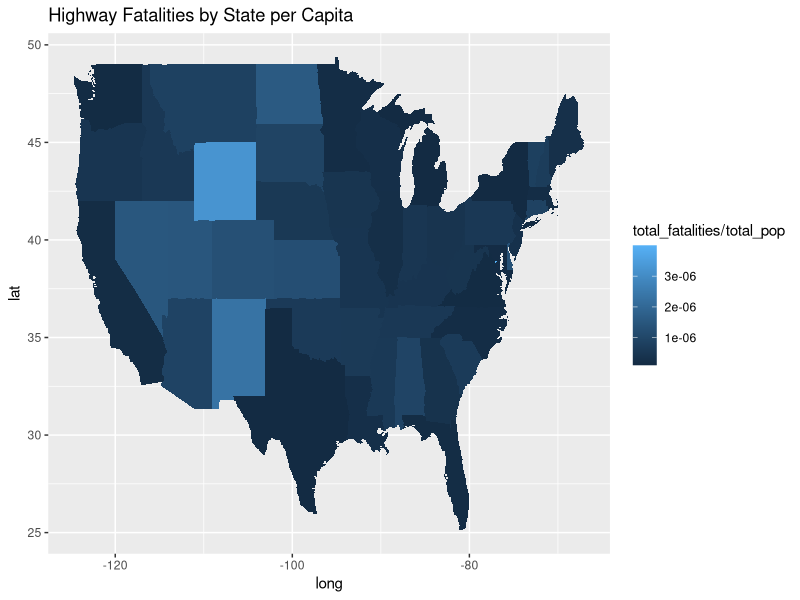
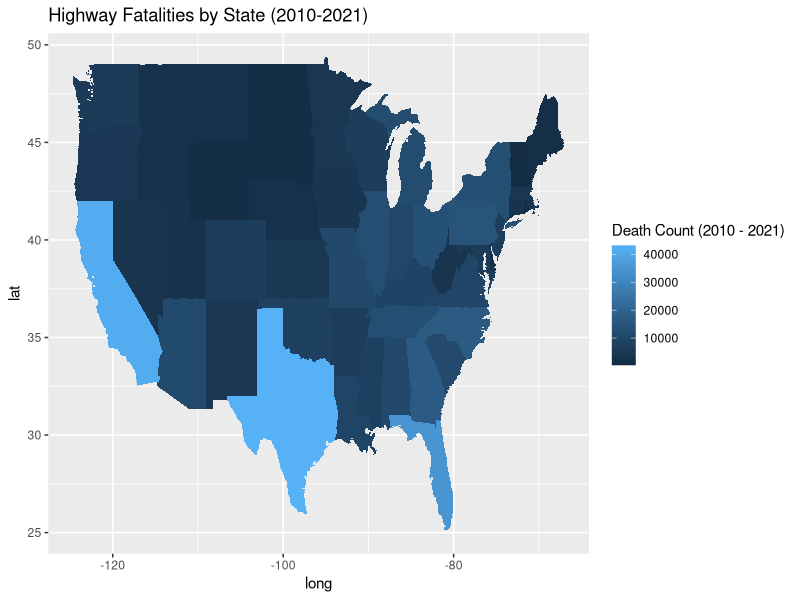
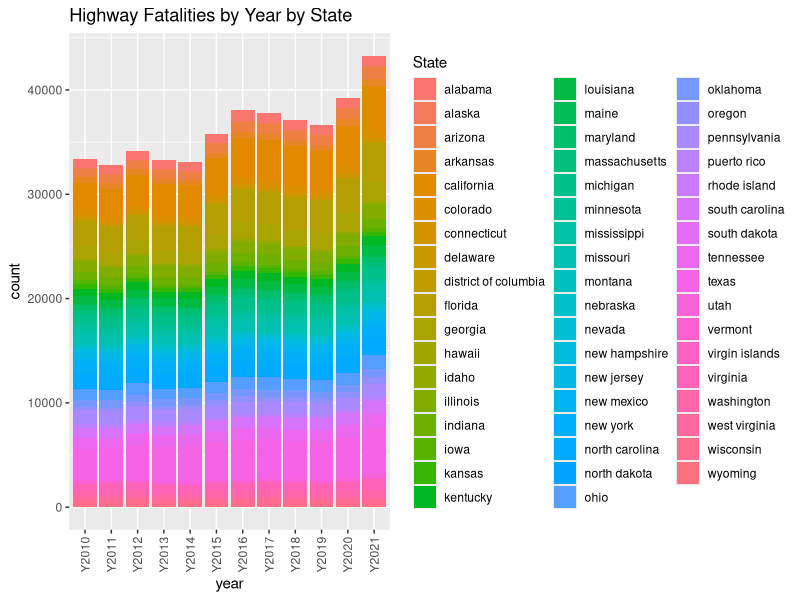
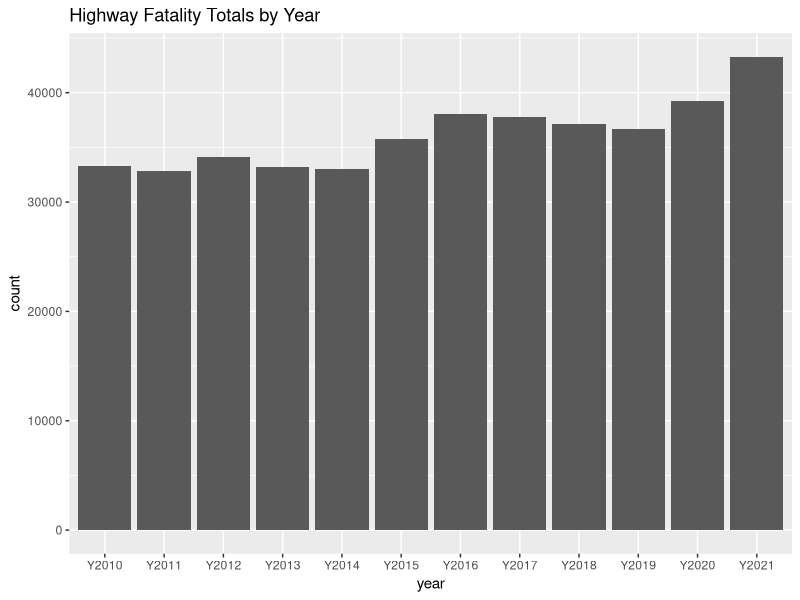
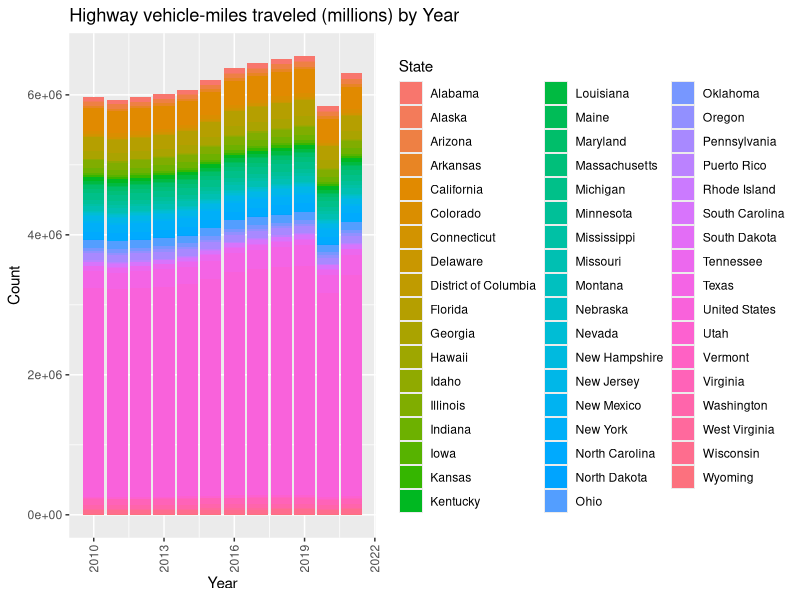
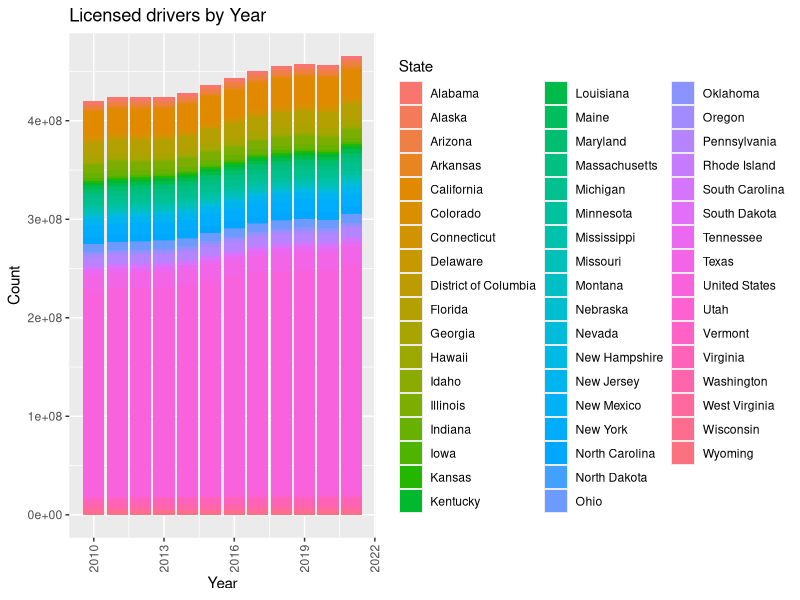
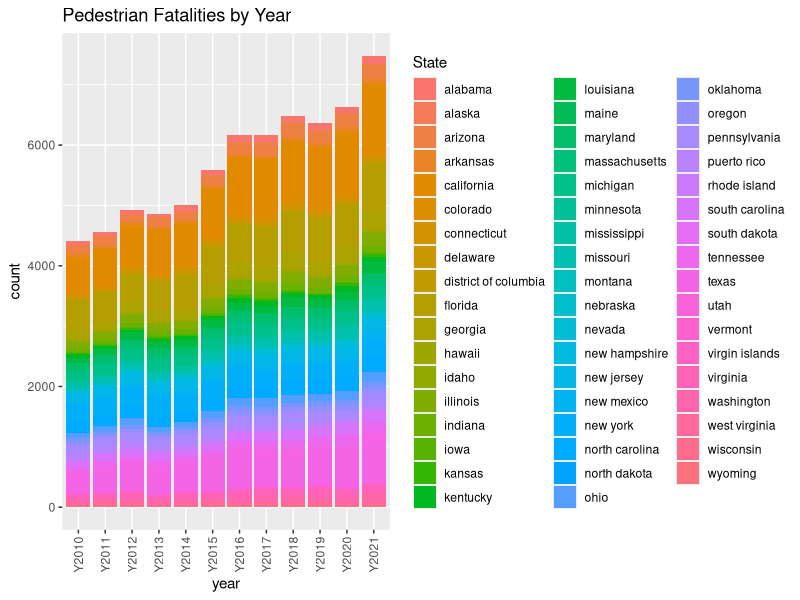
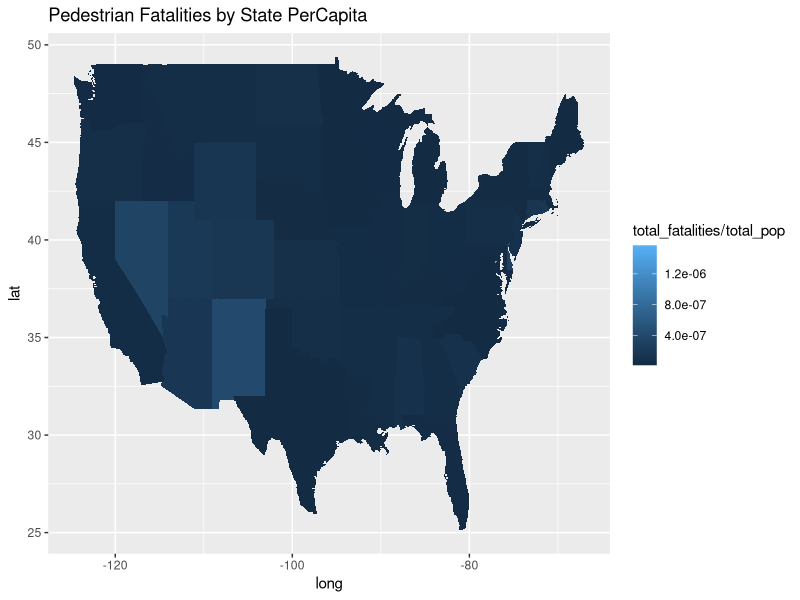

The R script that drew these images, in order: (Note: this script raises an error after producing the figures.)
## ---- chunk 1
knitr::opts_chunk$set(echo = TRUE)
library(tidyverse)
library(dplyr)
## ---- chunk 2
# Datasets being used
hw <- read.csv("hw_fatal.csv")
head(hw)
## ---- chunk 3
# information about data set
summary(hw)
## ---- chunk 4
statePop <- read.csv("state_populations_2010-2021.csv", col.names = c("State", "Y2010","Y2011","Y2012","Y2013","Y2014","Y2015","Y2016","Y2017","Y2018","Y2019","Y2020","Y2021"))
head(statePop)
## ---- chunk 5
# information about dataset
summary(statePop)
## ---- chunk 6

hw_travel <- read.csv("vehicles_traveled_licensed_drivers_2010_2021.csv", col.names = c("State", "Type", "Year", "Count"))
head(hw_travel)
## ---- chunk 7
# information about dataset
summary(hw_travel)
## ---- chunk 8
# Cleaning data

## Fixing empty column name for Fatality Type, and making year column names start with a character
hw <-  read.csv("hw_fatal.csv", col.names = c("State","FatalityType","Y2010","Y2011","Y2012","Y2013","Y2014","Y2015","Y2016","Y2017","Y2018","Y2019","Y2020","Y2021","TotalFatalities"))

## Creating a seocnd dataset where there the whole country collectively is not included (just states and territories individually)
states <- hw %>% filter(State != "United States")
states$State <- tolower(states$State) # making joining with the map easier later on
## ---- chunk 9
head(states)

## Parse the fatality by year as a number, and not a character.
states <- states %>%
    mutate (
        Y2010 = parse_number(Y2010),
        Y2011 = parse_number(Y2011),
        Y2012 = parse_number(Y2012),
        Y2013 = parse_number(Y2013),
        Y2014 = parse_number(Y2014),
        Y2015 = parse_number(Y2015),
        Y2016 = parse_number(Y2016),
        Y2017 = parse_number(Y2017),
        Y2018 = parse_number(Y2018),
        Y2019 = parse_number(Y2019),
        Y2020 = parse_number(Y2020),
        Y2021 = parse_number(Y2021),
        TotalFatalities = parse_number(TotalFatalities)
    )
## ---- chunk 10
# information about data set
summary(states)
## ---- chunk 11
# Aadhi

# Initializing maps
state_map <- map_data("state")

colnames(state_map)[5] <- "State"   # making join easier

states_year <- states %>%        # Organizing by year and the count a numeric to plot
  pivot_longer(cols = Y2010:Y2021, 
               names_to = "year", 
               values_to = "count") %>% 
  mutate(`count` = as.numeric(`count`))

states_pops <- statePop %>%        # Organizing by year and the count a numeric to plot
  pivot_longer(cols = Y2010:Y2021, 
               names_to = "year", 
               values_to = "population") %>% 
  mutate(`population` = as.numeric(`population`))


states_pops$State <- tolower(states_pops$State)

temp_states_old <- left_join(state_map, states_year, by = "State") # making df to plot
temp_states <- left_join(temp_states_old, states_pops, by = c("State", "year"))

# Roba
## Construct map of fatalality by year

state_map_year <- states %>% 
  pivot_longer(cols = Y2010:Y2021, 
               names_to = "year", 
               values_to = "count") %>% 
  mutate(`count` = as.numeric(`count`))

## ---- chunk 12

## Construct map of fatalality by state (Roba)

states$region <- tolower(states$State)
state_map2 <- map_data("state")
state_map2 <- states %>% left_join(state_map2, by="region")
head(state_map2)
## ---- chunk 13
# Overall highway fatalities by year and state
temp_states %>%
  filter(FatalityType == "Highway Fatalities") %>% 
  mutate(total_pop = sum(population), .by = State) %>%
  mutate(total_fatalities = TotalFatalities, .by = State) %>% 
  ggplot(aes(x = long, y = lat)) + 
  geom_polygon(aes(group = group, fill = total_fatalities / total_pop)) + 
  ggtitle("Highway Fatalities by State per Capita")
## ---- chunk 14
state_map2 %>% filter(FatalityType == "Highway Fatalities") %>% 
    mutate(total_fatalities = TotalFatalities, .by = State) %>%   
    ggplot(aes(x = long, y = lat)) + 
    geom_polygon(aes(group=group, fill = total_fatalities)) +
    scale_fill_continuous(name = "Death Count (2010 - 2021)") +
    ggtitle("Highway Fatalities by State (2010-2021)")
## ---- chunk 15
states_year %>% 
  filter(FatalityType == "Highway Fatalities") %>% 
  ggplot(aes(x = year, y = count, fill = State)) + 
  geom_col(space=1) + 
  ggtitle("Highway Fatalities by Year by State") +
  theme(axis.text.x = element_text(angle = 90, vjust = 0.5, hjust=1))
## ---- chunk 16
state_map_year %>% 
  filter(FatalityType == "Highway Fatalities") %>% 
  ggplot(aes(x = year, y = count)) + 
  geom_col() + 
  ggtitle("Highway Fatality Totals by Year")

## ---- chunk 17

# Show the number of combined highway vehicle miles traveled each year (2010-2021)
hw_travel %>% 
  filter(Type == "Highway vehicle-miles traveled (millions)") %>% 
  ggplot(aes(x = Year, y = Count, fill = State)) + 
  geom_col() + 
  ggtitle("Highway vehicle-miles traveled (millions) by Year") +
  theme(axis.text.x = element_text(angle = 90, vjust = 0.5, hjust=1)) 
## ---- chunk 18
# Show the number of total licensed drivers in the US by year
hw_travel %>% 
  filter(Type == "Licensed drivers") %>% 
  ggplot(aes(x = Year, y = Count, fill = State)) + 
  geom_col() + 
  ggtitle("Licensed drivers by Year") +
  theme(axis.text.x = element_text(angle = 90, vjust = 0.5, hjust=1)) 

## ---- chunk 19
# Aadhi

# Pedestrian Fatalities by Year
states_year %>% 
  filter(FatalityType == "Pedestrian Fatalities") %>% 
  ggplot(aes(x = year, y = count, fill = State)) + 
  geom_col() + 
  labs(title = "Pedestrian Fatalities by Year") +
  theme(axis.text.x = element_text(angle = 90, vjust = 0.5, hjust=1))
## ---- chunk 20
# Pedestrian Fatalities by State per Capita
temp_states %>% 
  filter(FatalityType == "Pedestrian Fatalities") %>% 
   mutate(total_pop = sum(population), .by = State) %>%
  mutate(total_fatalities = TotalFatalities, .by = State) %>% 
  ggplot(aes(x = long, y = lat)) + 
  geom_polygon(aes(group = group, fill = total_fatalities / total_pop)) + 
  labs(title = "Pedestrian Fatalities by State PerCapita")
## ---- chunk 21
# Pedestrian Fatalities by State
temp_states %>% 
  filter(FatalityType == "Pedestrian Fatalities") %>% 
  mutate(total_fatalities = TotalFatalities, .by = State) %>% 
  ggplot(aes(x = long, y = lat)) + 
  geom_polygon(aes(group = group, fill = total_fatalities)) + 
  labs(title = "Pedestrian Fatalities by State")
## ---- chunk 22
# Other Nonoccupant Fatalities by Year
states_year %>% 
  filter(FatalityType == "Other Nonoccupant Fatalities") %>% 
  ggplot(aes(x = year, y = count, fill = State)) + 
  geom_col() + 
  labs(title = "Other Nonoccupant Fatalities by Year") + 
  theme(axis.text.x = element_text(angle = 90, vjust = 0.5, hjust=1))

## ---- chunk 23

# Other Nonoccupant Fatalities by State perCapita

temp_states %>% 
  filter(FatalityType == "Other Nonoccupant Fatalities") %>% 
  mutate(total_pop = sum(population), .by = State) %>%
  mutate(total_fatalities = TotalFatalities, .by = State) %>% 
  ggplot(aes(x = long, y = lat)) + 
  geom_polygon(aes(group = group, fill = total_fatalities / total_pop)) + 
  labs(title = "Other Nonoccupant Fatalities by State PerCapita")

## ---- chunk 24

# Other Nonoccupant Fatalities by State

temp_states %>% 
  filter(FatalityType == "Other Nonoccupant Fatalities") %>% 
  mutate(total_fatalities = TotalFatalities, .by = State) %>% 
  ggplot(aes(x = long, y = lat)) + 
  geom_polygon(aes(group = group, fill = total_fatalities)) + 
  labs(title = "Other Nonoccupant Fatalities by State")

## ---- chunk 25

# Other Vehicle Fatalities by Year
states_year %>% 
  filter(FatalityType == "Other Vehicle Fatalities") %>% 
  ggplot(aes(x = year, y = count, fill = State)) + 
  geom_col() + 
  labs(title = "Other Vehicle Fatalities by Year") +
  theme(axis.text.x = element_text(angle = 90, vjust = 0.5, hjust=1))

## ---- chunk 26

# Other Vehicle Fatalities by State perCapita
temp_states %>% 
  filter(FatalityType == "Other Vehicle Fatalities") %>% 
  mutate(total_pop = sum(population), .by = State) %>%
  mutate(total_fatalities = TotalFatalities, .by = State) %>% 
  ggplot(aes(x = long, y = lat)) + 
  geom_polygon(aes(group = group, fill = total_fatalities / total_pop)) + 
  labs(title = "Other Vehicle Fatalities by State PerCapita")

## ---- chunk 27

# Other Vehicle Fatalities by State
temp_states %>% 
  filter(FatalityType == "Other Vehicle Fatalities") %>% 
  mutate(total_fatalities = TotalFatalities, .by = State) %>% 
  ggplot(aes(x = long, y = lat)) + 
  geom_polygon(aes(group = group, fill = total_fatalities)) + 
  labs(title = "Other Vehicle Fatalities by State")
## ---- chunk 28
# Conor

# Pickup Truck Fatalities by Year (Conor)

states_year %>% 
  filter(FatalityType == "Pickup Truck Fatalities") %>% 
  ggplot(aes(x = year, y = count)) + 
  geom_col() + 
  ggtitle("Pickup Truck Fatalities by Year") +
  theme(axis.text.x = element_text(angle = 90, vjust = 0.5, hjust=1))
## ---- chunk 29

# Pickup Truck Fatalities by State (Conor)

temp_states %>% 
  filter(FatalityType == "Pickup Truck Fatalities") %>% 
  mutate(total_pop = sum(population), .by = State) %>%
  mutate(total_fatalities = TotalFatalities, .by = State) %>% 
  ggplot(aes(x = long, y = lat)) + 
  geom_polygon(aes(group = group, fill = total_fatalities / total_pop)) + 
  ggtitle("Pickup Truck Fatalities by State")

temp_states %>% 
  filter(FatalityType == "Pickup Truck Fatalities") %>% 
  mutate(total_fatalities = TotalFatalities, .by = State) %>% 
  ggplot(aes(x = long, y = lat)) + 
  geom_polygon(aes(group = group, fill = total_fatalities)) + 
  ggtitle("Pickup Truck Fatalities by State")

## ---- chunk 30

# Van Fatalities by Year (Conor)

states_year %>% 
  filter(FatalityType == "Van Fatalities") %>% 
  ggplot(aes(x = year, y = count)) + 
  geom_col() + 
  ggtitle("Van Fatalities by Year") +
  theme(axis.text.x = element_text(angle = 90, vjust = 0.5, hjust=1))


## ---- chunk 31

# Van Fatalities by State (Conor)

temp_states %>% 
  filter(FatalityType == "Van Fatalities") %>% 
  mutate(total_pop = sum(population), .by = State) %>%
  mutate(total_fatalities = TotalFatalities, .by = State) %>% 
  ggplot(aes(x = long, y = lat)) + 
  geom_polygon(aes(group = group, fill = total_fatalities / total_pop)) + 
  ggtitle("Van Fatalities by State")

temp_states %>% 
  filter(FatalityType == "Van Fatalities") %>% 
  mutate(total_fatalities = TotalFatalities, .by = State) %>% 
  ggplot(aes(x = long, y = lat)) + 
  geom_polygon(aes(group = group, fill = total_fatalities)) + 
  ggtitle("Van Fatalities by State")


## ---- chunk 32

# Other Light Truck Fatalities by Year (Conor)

states_year %>% 
  filter(FatalityType == "Other Light Truck Fatalities") %>% 
  ggplot(aes(x = year, y = count)) + 
  geom_col() + 
  ggtitle("Other Light Truck Fatalities by Year") +
  theme(axis.text.x = element_text(angle = 90, vjust = 0.5, hjust=1))


## ---- chunk 33

# Other Light Truck Fatalities by State (Conor)

temp_states %>% 
  filter(FatalityType == "Other Light Truck Fatalities") %>% 
  mutate(total_pop = sum(population), .by = State) %>% 
  mutate(total_fatalities = TotalFatalities, .by = State) %>% 
  ggplot(aes(x = long, y = lat)) + 
  geom_polygon(aes(group = group, fill = total_fatalities / total_pop)) + 
  ggtitle("Other Light Truck Fatalities by State")

temp_states %>% 
  filter(FatalityType == "Other Light Truck Fatalities") %>% 
  mutate(total_fatalities = TotalFatalities, .by = State) %>% 
  ggplot(aes(x = long, y = lat)) + 
  geom_polygon(aes(group = group, fill = total_fatalities)) + 
  ggtitle("Other Light Truck Fatalities by State")

## ---- chunk 34

# Motorcycle Fatalities by Year (Conor)

states_year %>% 
  filter(FatalityType == "Motorcycle Fatalities") %>% 
  ggplot(aes(x = year, y = count)) + 
  geom_col() + 
  ggtitle("Motorcycle Fatalities by Year") +
  theme(axis.text.x = element_text(angle = 90, vjust = 0.5, hjust=1))


## ---- chunk 35

# Motorcycle Fatalities by State (Conor)

temp_states %>% 
  filter(FatalityType == "Motorcycle Fatalities") %>% 
  mutate(total_pop = sum(population), .by = State) %>%
  mutate(total_fatalities = TotalFatalities, .by = State) %>% 
  ggplot(aes(x = long, y = lat)) + 
  geom_polygon(aes(group = group, fill = total_fatalities / total_pop)) + 
  ggtitle("Motorcycle Fatalities by State")

temp_states %>% 
  filter(FatalityType == "Motorcycle Fatalities") %>% 
  mutate(total_fatalities = TotalFatalities, .by = State) %>% 
  ggplot(aes(x = long, y = lat)) + 
  geom_polygon(aes(group = group, fill = total_fatalities)) + 
  ggtitle("Motorcycle Fatalities by State")

## ---- chunk 36
# Daniel

# Bus Fatalities by year per state
states_year %>% 
  filter(FatalityType == "Bus Fatalities") %>% 
  ggplot(aes(x = year, y = count, fill = State)) + 
  geom_col(space=1) + 
  ggtitle("Bus Fatalities by Year") +
  theme(axis.text.x = element_text(angle = 90, vjust = 0.5, hjust=1))
## ---- chunk 37
temp_states %>%
  filter(FatalityType == "Bus Fatalities") %>% 
  mutate(total_pop = sum(population), .by = State) %>%
  mutate(total_fatalities = TotalFatalities, .by = State) %>% 
  ggplot(aes(x = long, y = lat)) + 
  geom_polygon(aes(group = group, fill = total_fatalities / total_pop)) + 
  ggtitle("Bus Fatalities by State")

## ---- chunk 38

temp_states %>%
  filter(FatalityType == "Bus Fatalities") %>% 
  mutate(total_fatalities = TotalFatalities, .by = State) %>% 
  ggplot(aes(x = long, y = lat)) + 
  geom_polygon(aes(group = group, fill = total_fatalities)) + 
  ggtitle("Bus Fatalities by State")

## ---- chunk 39

# Large Truck Fatalities by year per state
states_year %>% 
  filter(FatalityType == "Large Truck Fatalities") %>% 
  ggplot(aes(x = year, y = count, fill = State)) + 
  geom_col(space=1) + 
  ggtitle("Large Truck Fatalities by Year") +
  theme(axis.text.x = element_text(angle = 90, vjust = 0.5, hjust=1))
## ---- chunk 40
temp_states %>%
  filter(FatalityType == "Large Truck Fatalities") %>% 
  mutate(total_pop = sum(population), .by = State) %>%
  mutate(total_fatalities = TotalFatalities, .by = State) %>% 
  ggplot(aes(x = long, y = lat)) + 
  geom_polygon(aes(group = group, fill = total_fatalities / total_pop)) + 
  ggtitle("Large Truck Fatalities by State")
## ---- chunk 41
temp_states %>%
  filter(FatalityType == "Large Truck Fatalities") %>% 
  mutate(total_fatalities = TotalFatalities, .by = State) %>% 
  ggplot(aes(x = long, y = lat)) + 
  geom_polygon(aes(group = group, fill = total_fatalities)) + 
  ggtitle("Large Truck Fatalities by State")
## ---- chunk 42
# Pedalcyclist Fatalities by year per state
states_year %>% 
  filter(FatalityType == "Pedalcyclist Fatalities") %>% 
  ggplot(aes(x = year, y = count, fill = State)) + 
  geom_col(space=1) + 
  ggtitle("Pedalcyclist Fatalities by Year") +
  theme(axis.text.x = element_text(angle = 90, vjust = 0.5, hjust=1))

temp_states %>%
  filter(FatalityType == "Pedalcyclist Fatalities") %>% 
  mutate(total_pop = sum(population), .by = State) %>%
  mutate(total_fatalities = TotalFatalities, .by = State) %>% 
  ggplot(aes(x = long, y = lat)) + 
  geom_polygon(aes(group = group, fill = total_fatalities / total_pop)) + 
  ggtitle("Pedalcyclist Fatalities by State per Capita")
## ---- chunk 43
temp_states %>%
  filter(FatalityType == "Pedalcyclist Fatalities") %>% 
  mutate(total_fatalities = TotalFatalities, .by = State) %>% 
  ggplot(aes(x = long, y = lat)) + 
  geom_polygon(aes(group = group, fill = total_fatalities)) + 
  ggtitle("Pedalcyclist Fatalities by State")

## ---- chunk 44
# Roba
  
# Passenger Car Fatalities by State per Capita
temp_states %>%
  filter(FatalityType == "Passenger Car Fatalities") %>% 
  mutate(total_pop = sum(population), .by = State) %>%
  mutate(total_fatalities = TotalFatalities, .by = State) %>% 
  ggplot(aes(x = long, y = lat)) + 
  geom_polygon(aes(group = group, fill = total_fatalities / total_pop)) + 
  ggtitle("Passenger Car Fatalities by State per Capita")
## ---- chunk 45
# Passenger Car Fatalities by State
state_map2 %>% filter(FatalityType == "Passenger Car Fatalities") %>%
    mutate(total_fatalities = TotalFatalities, .by = State) %>%    
    ggplot(aes(x = long, y = lat)) + 
    geom_polygon(aes(group=group, fill = total_fatalities)) +
    scale_fill_continuous(name = "Death Count (2010 - 2021)") +
    ggtitle("Passenger Car Fatalities by State")

## ---- chunk 46

# SUV Fatalities by State per Capita
temp_states %>%
  filter(FatalityType == "SUV Fatalities") %>% 
  mutate(total_pop = sum(population), .by = State) %>%
  mutate(total_fatalities = TotalFatalities, .by = State) %>% 
  ggplot(aes(x = long, y = lat)) + 
  geom_polygon(aes(group = group, fill = total_fatalities / total_pop)) + 
  ggtitle("SUV Fatalities by State per Capita")

# SUV Fatalities by State
state_map2 %>% filter(FatalityType == "SUV Fatalities") %>% 
    mutate(total_fatalities = TotalFatalities, .by = State) %>%    
    ggplot(aes(x = long, y = lat)) + 
    geom_polygon(aes(group=group, fill = total_fatalities)) +
    scale_fill_continuous(name = "Death Count (2010 - 2021)") +
    ggtitle("SUV Fatalities by State")
## ---- chunk 47
# Passenger Car Fatalities by Year
state_map_year %>% 
  filter(FatalityType == "Passenger Car Fatalities") %>% 
  ggplot(aes(x = year, y = count)) + 
  geom_col() + 
  ggtitle("Passenger Car Fatalities by Year")
## ---- chunk 48
# SUV Fatalities by Year
state_map_year %>% 
  filter(FatalityType == "SUV Fatalities") %>% 
  ggplot(aes(x = year, y = count)) + 
  geom_col() + 
  ggtitle("SUV Fatalities by Year")
## ---- chunk 49
# Other Nonoccupant Fatalities by State
state_map2 %>% filter(FatalityType == "Other Nonoccupant Fatalities") %>% 
    mutate(total_fatalities = TotalFatalities, .by = State) %>%    
    ggplot(aes(x = long, y = lat)) + 
    geom_polygon(aes(group=group, fill = total_fatalities)) +
    scale_fill_continuous(name = "Death Count (2010 - 2021)") +
    ggtitle("Other Nonoccupant Fatalities by State")
## ---- chunk 50
financials2019_old1 <- read.csv("ASFIN_FY2019.csv")
head(financials2019_old1)

financials2019_old2 <- financials2019_old1 %>%        # Organizing by year and the count a numeric to plot
  pivot_longer(cols = !RevenueType, 
               names_to = "State", 
               values_to = "Amount (Per 1000)") %>% 
  mutate(`Amount (Per 1000)` = parse_number(`Amount (Per 1000)`))
financials2019 <- financials2019_old2
financials2019$State <- tolower(financials2019_old2$State)
financials2019$State <- gsub(".", " ", financials2019$State, fixed=TRUE)
head(financials2019)
## ---- chunk 51
fat_states_pops_2019 <- temp_states %>% filter(year == "Y2019")
head(fat_states_pops_2019)

fat_states_pops_fin_2019 <- left_join(fat_states_pops_2019, financials2019, by = "State")
head(fat_states_pops_fin_2019)
## ---- chunk 52
highwayFats_states_pops_revenue_2019 <-
    fat_states_pops_fin_2019 %>% 
    filter(RevenueType == "Total revenue", FatalityType == "Highway Fatalities") %>% 
    select(group, long, lat, State, FatalityType, TotalFatalities, `Amount (Per 1000)`, population) %>%
    distinct()

highwayFats_states_pops_revenue_2019 %>%
    mutate(revenue = `Amount (Per 1000)`, .by = State) %>%   
    ggplot(aes(x = long, y = lat)) + 
    geom_polygon(aes(group=group, fill = revenue / population)) +
    scale_fill_continuous(name = "Total State Revenue ($1000/Capita)") +
    ggtitle("State Total Revenue (2019)")

highwayFats_states_pops_revenue_2019 %>% ggplot(aes(x=`Amount (Per 1000)`/population, y=`TotalFatalities`/population)) + 
  geom_point() +
  geom_smooth(method=lm, se=FALSE) +
  ggtitle("State Revenue's Effect on Traffic Fatalities (2019)") +
  xlab("Total State Revenue ($1000/Per Capita)") + ylab("Total Traffic Fatalities Per Capita")
## ---- chunk 53
highwayFats_states_pops_revenue_2019 <-
    fat_states_pops_fin_2019 %>% 
    filter(RevenueType == "Police protection", FatalityType == "Highway Fatalities") %>% 
    select(group, long, lat, State, FatalityType, TotalFatalities, `Amount (Per 1000)`, population) %>%
    distinct()

highwayFats_states_pops_revenue_2019 %>% ggplot(aes(x=`Amount (Per 1000)`/population, y=`TotalFatalities`/population)) + 
  geom_point() +
  geom_smooth(method=lm, se=FALSE) +
  ggtitle("State Police Funding's Effect on Traffic Fatalities (2019)") +
  xlab("Police Funding ($1000/Per Capita)") + ylab("Total Traffic Fatalities Per Capita")
## ---- chunk 54
highwayFats_states_pops_revenue_2019 <-
    fat_states_pops_fin_2019 %>% 
    filter(RevenueType == "Total expenditure", FatalityType == "Highway Fatalities") %>% 
    select(group, long, lat, State, FatalityType, TotalFatalities, `Amount (Per 1000)`, population) %>%
    distinct()

highwayFats_states_pops_revenue_2019 %>%
    mutate(revenue = `Amount (Per 1000)`, .by = State) %>%   
    ggplot(aes(x = long, y = lat)) + 
    geom_polygon(aes(group=group, fill = revenue / population)) +
    scale_fill_continuous(name = "Total State Expenditure ($1000/Capita)") +
    ggtitle("State Expenditure's (2019)")

highwayFats_states_pops_revenue_2019 %>% ggplot(aes(x=`Amount (Per 1000)`/population, y=`TotalFatalities`/population)) + 
  geom_point() +
  geom_smooth(method=lm, se=FALSE)  +
  ggtitle("State Expenditure's Effect on Traffic Fatalities (2019)") +
  xlab("Total Expenditure ($1000/Per Capita)") + ylab("Total Traffic Fatalities Per Capita")
## ---- chunk 55
highwayFats_states_pops_revenue_2019 <-
    fat_states_pops_fin_2019 %>% 
    filter(RevenueType == "Education", FatalityType == "Highway Fatalities") %>% 
    select(group, long, lat, State, FatalityType, TotalFatalities, `Amount (Per 1000)`, population) %>%
    distinct()

highwayFats_states_pops_revenue_2019 %>% ggplot(aes(x=`Amount (Per 1000)`/population, y=`TotalFatalities`/population)) + 
  geom_point() +
  geom_smooth(method=lm, se=FALSE)  +
  ggtitle("State Education Funding's Effect on Traffic Fatalities (2019)") +
  xlab("Education Funding ($1000/Per Capita)") + ylab("Total Traffic Fatalities Per Capita")
